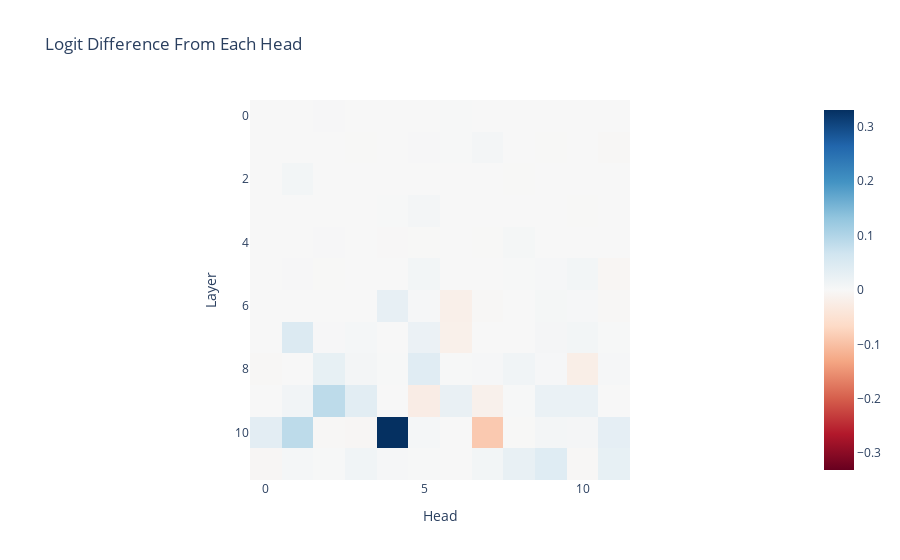

Notebook source saved alongside this figure:
### Markdown cell above
#### Head Attribution

### Code cell
def imshow(tensor, renderer=None, **kwargs):
    px.imshow(utils.to_numpy(tensor), color_continuous_midpoint=0.0, color_continuous_scale="RdBu", **kwargs).show(renderer)

per_head_residual, labels = clean_cache.stack_head_results(layer=-1, pos_slice=-1, return_labels=True)
per_head_logit_diffs = residual_stack_to_logit_diff(per_head_residual, clean_cache)
per_head_logit_diffs = einops.rearrange(per_head_logit_diffs, "(layer head_index) -> layer head_index", layer=model.cfg.n_layers, head_index=model.cfg.n_heads)
imshow(per_head_logit_diffs, labels={"x":"Head", "y":"Layer"}, title="Logit Difference From Each Head")

### Figure 1 — Plotly figure (JSON) as saved in the notebook; plotly's stock layout.template omitted (floating-point values rounded to 4 significant figures; data arrays with more than 128 entries replaced by an {"elided": "..."} marker saying what was removed)
{"data": [{"coloraxis": "coloraxis", "hovertemplate": "Head: %{x}<br>Layer: %{y}<br>color: %{z}<extra></extra>", "name": "0", "type": "heatmap", "xaxis": "x", "yaxis": "y", "z": {"elided": "12x12 float values"}}], "layout": {"coloraxis": {"cmid": 0, "colorscale": [[0, "rgb(103,0,31)"], [0.1, "rgb(178,24,43)"], [0.2, "rgb(214,96,77)"], [0.3, "rgb(244,165,130)"], [0.4, "rgb(253,219,199)"], [0.5, "rgb(247,247,247)"], [0.6, "rgb(209,229,240)"], [0.7, "rgb(146,197,222)"], [0.8, "rgb(67,147,195)"], [0.9, "rgb(33,102,172)"], [1, "rgb(5,48,97)"]]}, "title": {"text": "Logit Difference From Each Head"}, "xaxis": {"anchor": "y", "constrain": "domain", "domain": [0, 1], "scaleanchor": "y", "title": {"text": "Head"}}, "yaxis": {"anchor": "x", "autorange": "reversed", "constrain": "domain", "domain": [0, 1], "title": {"text": "Layer"}}}}
